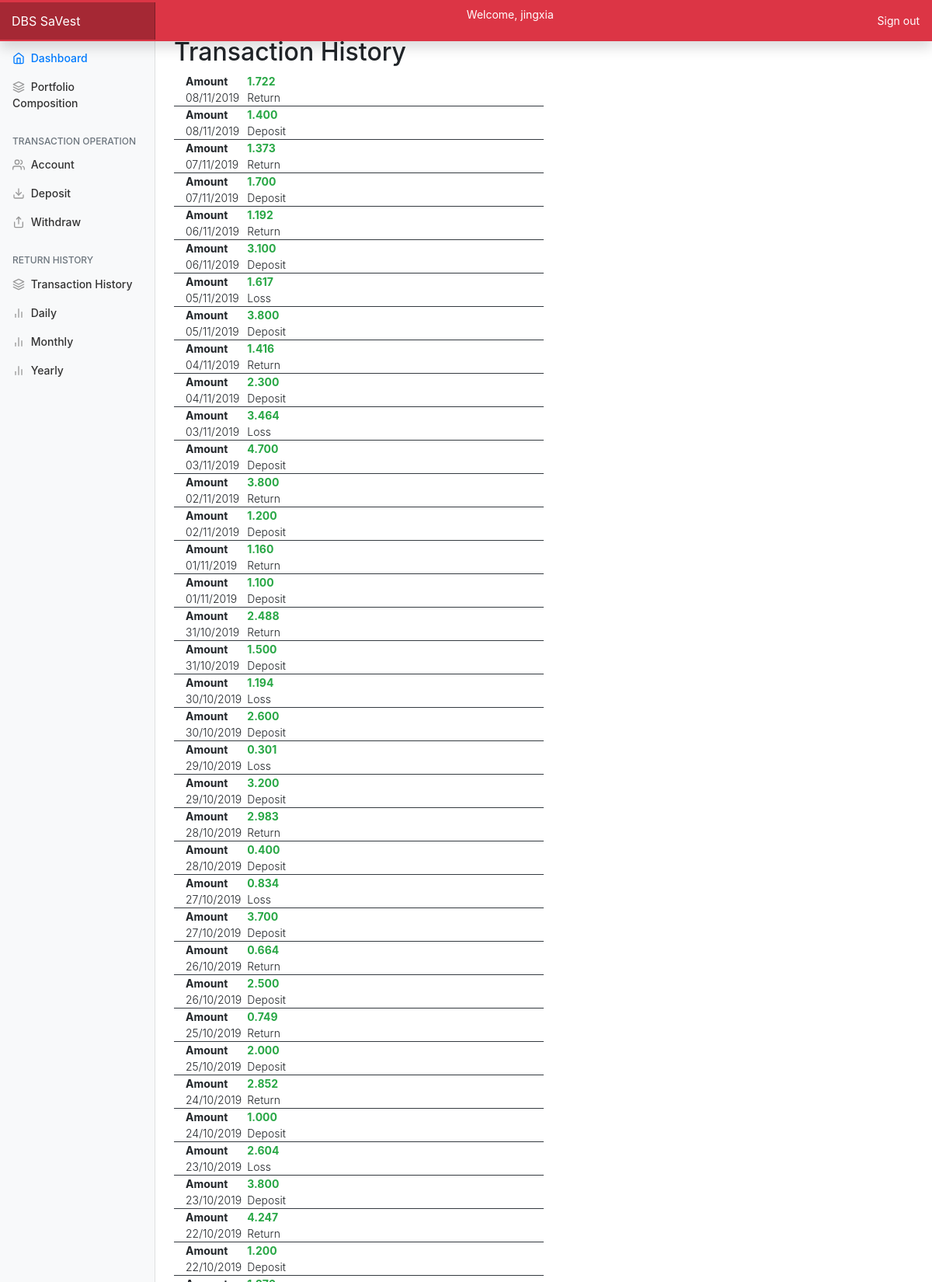
/services/transactionHistory (signed in, upper part), run on the app's committed database.
### services/models.py (models this page shows, shortened)
class AccountTransaction(models.Model):
    TYPEDEPOSIT = 'D'
    TYPEWITHDRAW = 'W'
    TYPERETURN = 'R'
    TYPELOSS = 'L'
    TYPE_CHOICES = [(TYPEDEPOSIT, 'Deposit'), (TYPEWITHDRAW, 'Withdraw'), (TYPERETURN, 'Return'), (TYPELOSS, 'Loss')]
    id = models.IntegerField(primary_key=True, auto_created=True, editable=False)
    account = models.ForeignKey(Account, on_delete=models.CASCADE, related_name='transactions')
    amount = models.FloatField()
    dateTime = models.DateTimeField(auto_now_add=False)
    type = models.CharField(max_length=1, choices=TYPE_CHOICES, default=TYPEDEPOSIT)

### services/views.py (the view)
# urls.py: path('transactionHistory', views.transactionHistory, name='transactionHistory'),
@login_required(login_url='user_login')
def transactionHistory(request):
    account = Account.objects.get(user=request.user)
    return render(request, 'services/transactionHistory.html', {'transactions': account.transactions.order_by('dateTime')})

### templates/services/transactionHistory.html
{% extends "base.html" %}
    {% block body_block %}
        <h2>Transaction History</h2>
        <div class="float-left w-50">
        {% for trxn in transactions reversed %}
        <div class="container border-bottom border-dark">
            <div class="row justify-content-md-left">
                <div class="col col-lg-2 font-weight-bold">Amount</div>
                {% if trxn.amount > 0 %}
                <div class="col col-lg-2 font-weight-bold text-success">
                {% else %}
                <div class="col col-lg-2 font-weight-bold text-danger">
                {% endif %}
                    {{trxn.amount|floatformat:3}}
                </div>
            </div>
            <div class="row justify-content-md-left">
                <div class="col col-lg-2 font-weight-light">{{trxn.dateTime|date:"d/m/Y"}}</div>
                <div class="col col-lg-2 font-weight-light">{{trxn.get_type_display}}</div>
            </div>
        </div>
        {% endfor %}
        </div>
    {% endblock%}

### templates/base.html (shortened to what this page needs)
<!DOCTYPE html>
{% load staticfiles %}
<html lang="en">
<head>
  <link rel="stylesheet" href="https://stackpath.bootstrapcdn.com/bootstrap/4.3.1/css/bootstrap.min.css"
>
  <link href="{% static "css/layout.css" %}" rel="stylesheet">
</head>
<body>
  <nav class="navbar navbar-dark fixed-top bg-danger flex-md-nowrap p-0 shadow">
    <a class="navbar-brand col-sm-3 col-md-2 mr-0" href="{% url 'index'%}">DBS SaVest</a>
	{% if user.is_authenticated %}
	<p class="navbar-text text-white">Welcome, {{ user.get_username }}</p>
    <ul class="navbar-nav px-3">
      <li class="nav-item text-nowrap">
        <a class="nav-link text-white" href="{% url 'user_logout' %}">Sign out</a>
      </li>
    </ul>
	{% endif %}
  </nav>
  <div class="container-fluid">
    <div class="row">
      <nav class="col-md-2 d-none d-md-block bg-light sidebar">
        <div class="sidebar-sticky">
            <ul class="nav flex-column">
                {% if user.is_authenticated %}
                <li class="nav-item">
                  <a class="nav-link active" href="{% url 'index' %}">
                    Dashboard <span class="sr-only">(current)</span>
                  </a>
                </li>
                <li class="nav-item">
                  <a class="nav-link" href="{% url 'services:portfolio_composition' %}">
                    Portfolio Composition
                  </a>
                </li>
                  {% endif %}
              </ul>
          {% if user.is_authenticated %}
          <h6 class="sidebar-heading d-flex justify-content-between align-items-center px-3 mt-4 mb-1 text-muted">
              <span>Transaction Operation</span>
            </h6>
          <ul class="nav flex-column mb-2">
            <li class="nav-item">
              <a class="nav-link" href="{% url 'services:account_setting' %}">
                Account
              </a>
            </li>
            <li class="nav-item">
              <a class="nav-link" href="{% url 'services:makeTransaction' %}">
                Deposit
              </a>
            </li>
            <li class="nav-item">
              <a class="nav-link" href="{% url 'services:withdraw' %}">
                Withdraw
              </a>
            </li>
          </ul>
          {% endif %}
          {% if user.is_authenticated %}
          <h6 class="sidebar-heading d-flex justify-content-between align-items-center px-3 mt-4 mb-1 text-muted">
            <span>Return History</span>
          </h6>
          <ul class="nav flex-column mb-2">
			<li class="nav-item">
			  <a class="nav-link" href="{% url 'services:transactionHistory' %}">
				Transaction History
			  </a>
		</li>
            <li class="nav-item">
              <a class="nav-link" href="{% url 'services:report' %}">
                Daily
              </a>
            </li>
            <li class="nav-item">
              <a class="nav-link" href="{% url 'services:monthlyReport' %}">
                Monthly
              </a>
            </li>
            <li class="nav-item">
              <a class="nav-link" href="{% url 'services:yearlyReport' %}">
                Yearly
              </a>
            </li>
          </ul>
          {% endif %}
        </div>
      </nav>
      <main role="main" class="col-md-9 ml-sm-auto col-lg-10 px-4">
          {% block body_block %}
          {% endblock %}
      </main>
    </div>
  </div>
</body>
</html>

### static/css/layout.css (style rules this page uses)
body { font-size: .875rem; }
.feather { width: 16px; height: 16px; vertical-align: text-bottom; }
.sidebar { position: fixed; top: 0; bottom: 0; left: 0; z-index: 100; padding: 48px 0 0; box-shadow: inset -1px 0 0 rgba(0, 0, 0, .1); }
.sidebar-sticky { position: relative; top: 0; height: calc(100vh - 48px); padding-top: .5rem; overflow-x: hidden; overflow-y: auto; }
.sidebar .nav-link { font-weight: 500; color: #333; }
.sidebar .nav-link .feather { margin-right: 4px; color: #999; }
.sidebar .nav-link.active { color: #007bff; }
.sidebar .nav-link:hover .feather, .sidebar .nav-link.active .feather { color: inherit; }
.sidebar-heading { font-size: .75rem; text-transform: uppercase; }
[role="main"] { padding-top: 133px; }
@media (min-width: 768px) { [role="main"] { padding-top: 48px; } }
.navbar-brand { padding-top: .75rem; padding-bottom: .75rem; font-size: 1rem; background-color: rgba(0, 0, 0, .25); box-shadow: inset -1px 0 0 rgba(0, 0, 0, .25); }

### data on the page
AccountTransaction: amount "1.722", dateTime "08/11/2019", type "Return"
AccountTransaction: amount "1.400", dateTime "08/11/2019", type "Deposit"
AccountTransaction: amount "1.373", dateTime "07/11/2019", type "Return"
AccountTransaction: amount "1.700", dateTime "07/11/2019", type "Deposit"
AccountTransaction: amount "1.192", dateTime "06/11/2019", type "Return"
AccountTransaction: amount "3.100", dateTime "06/11/2019", type "Deposit"
AccountTransaction: amount "1.617", dateTime "05/11/2019", type "Loss"
AccountTransaction: amount "3.800", dateTime "05/11/2019", type "Deposit"
AccountTransaction: amount "1.416", dateTime "04/11/2019", type "Return"
AccountTransaction: amount "2.300", dateTime "04/11/2019", type "Deposit"
AccountTransaction: amount "3.464", dateTime "03/11/2019", type "Loss"
AccountTransaction: amount "4.700", dateTime "03/11/2019", type "Deposit"
AccountTransaction: amount "3.800", dateTime "02/11/2019", type "Return"
AccountTransaction: amount "1.200", dateTime "02/11/2019", type "Deposit"
AccountTransaction: amount "1.160", dateTime "01/11/2019", type "Return"
AccountTransaction: amount "1.100", dateTime "01/11/2019", type "Deposit"
AccountTransaction: amount "2.488", dateTime "31/10/2019", type "Return"
AccountTransaction: amount "1.500", dateTime "31/10/2019", type "Deposit"
AccountTransaction: amount "1.194", dateTime "30/10/2019", type "Loss"
AccountTransaction: amount "2.600", dateTime "30/10/2019", type "Deposit"
AccountTransaction: amount "0.301", dateTime "29/10/2019", type "Loss"
AccountTransaction: amount "3.200", dateTime "29/10/2019", type "Deposit"
AccountTransaction: amount "2.983", dateTime "28/10/2019", type "Return"
AccountTransaction: amount "0.400", dateTime "28/10/2019", type "Deposit"
AccountTransaction: amount "0.834", dateTime "27/10/2019", type "Loss"
AccountTransaction: amount "3.700", dateTime "27/10/2019", type "Deposit"
AccountTransaction: amount "0.664", dateTime "26/10/2019", type "Return"
AccountTransaction: amount "2.500", dateTime "26/10/2019", type "Deposit"
AccountTransaction: amount "0.749", dateTime "25/10/2019", type "Return"
AccountTransaction: amount "2.000", dateTime "25/10/2019", type "Deposit"
AccountTransaction: amount "2.852", dateTime "24/10/2019", type "Return"
AccountTransaction: amount "1.000", dateTime "24/10/2019", type "Deposit"
AccountTransaction: amount "2.604", dateTime "23/10/2019", type "Loss"
AccountTransaction: amount "3.800", dateTime "23/10/2019", type "Deposit"
AccountTransaction: amount "4.247", dateTime "22/10/2019", type "Return"
AccountTransaction: amount "1.200", dateTime "22/10/2019", type "Deposit"

### other printed values
{{ user.get_username }} "jingxia"
